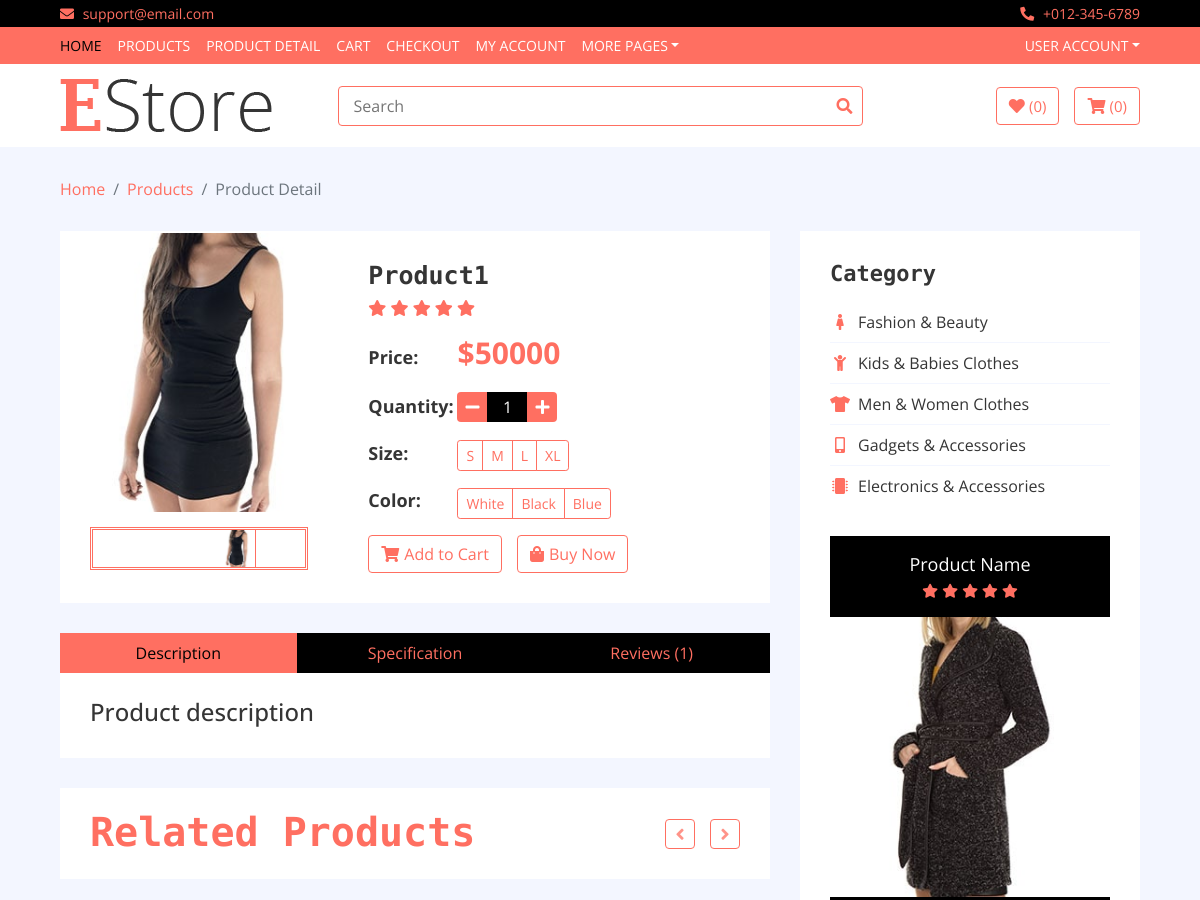
/details/Electronics (upper part), run on an earlier commit of the app's database.
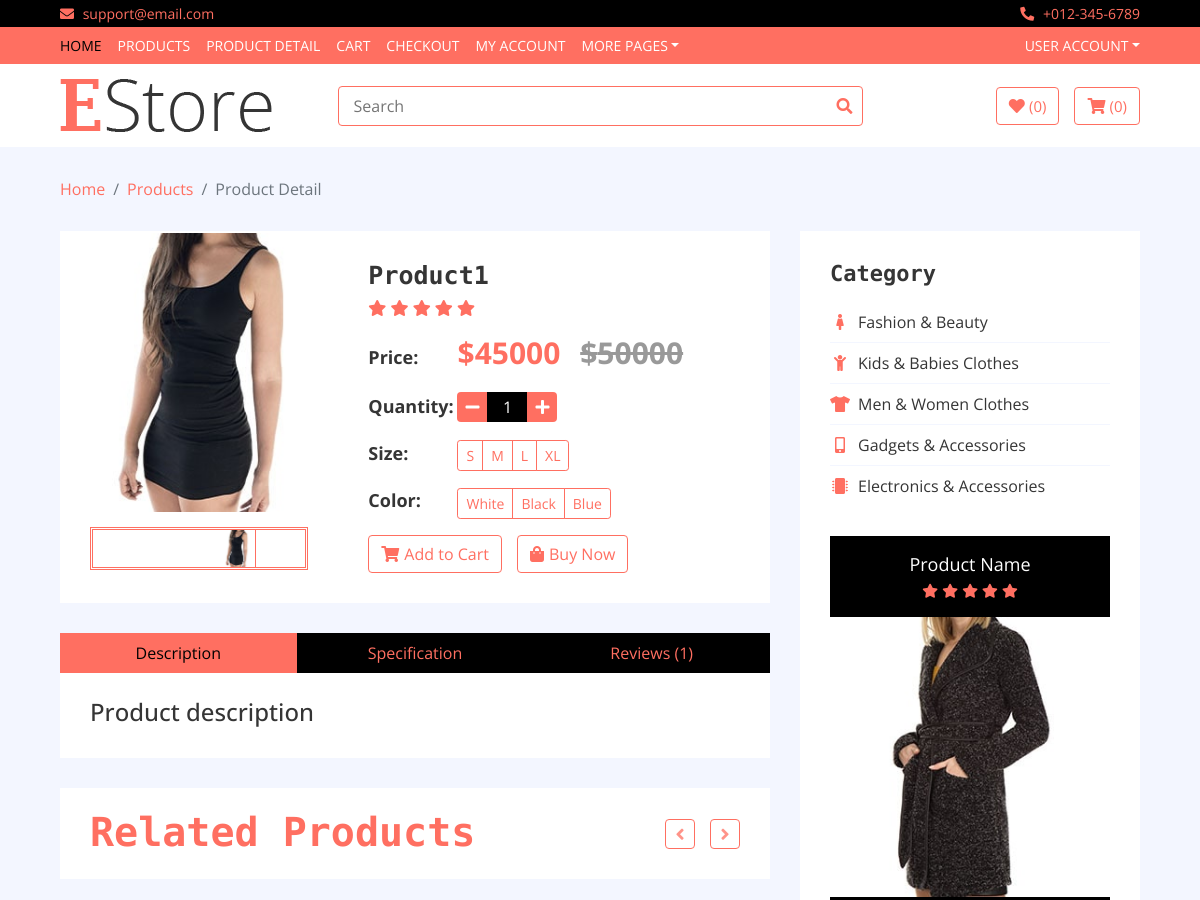
And on a later commit of the database.
### home/models.py (models this page shows, shortened)
class Product(models.Model):
    name = models.CharField(max_length=100)
    category = models.ForeignKey(Category,on_delete=models.CASCADE)
    brand = models.ForeignKey(Brand, on_delete = models.CASCADE)
    price = models.IntegerField()
    discounted_price = models.IntegerField()
    image = models.ImageField(upload_to='media')
    description = models.TextField(blank = True)
    specification = models.TextField(blank=True)
    slug = models.TextField()
    label = models.CharField(choices=LABEL,max_length=20)
    stock = models.CharField(choices=STOCK, max_length=20)

### home/views.py (the view)
# urls.py: path('details/<slug>', ProductDetailView.as_view(), name='details'),
class ProductDetailView(BaseView):
    def get(self,request,slug):
        self.views['product_details'] = Product.objects.filter(slug = slug)
        return render(request,'product-detail.html',self.views)

### templates/product-detail.html (shortened to what the changed rows need)
{% extends 'base.html' %}
{% load static %}
{% block content %}
        <div class="product-detail">
            <div class="container-fluid">
                <div class="row">
                    {% for product in product_details %}
                    <div class="col-lg-8">
                        <div class="product-detail-top">
                            <div class="row align-items-center">
                                <div class="col-md-5">
                                    <div class="product-slider-single normal-slider">
                                        <img src="{{product.image.url}}" alt="Product Image">
                                    </div>
                                    <div class="product-slider-single-nav normal-slider">
                                        <div class="slider-nav-img"><img src="{{product.image.url}}" alt="Product Image"></div>
                                    </div>
                                </div>
                                <div class="col-md-7">
                                    <div class="product-content">
                                        <div class="title"><h2>{{product.name}}</h2></div>
                                        <div class="ratting">
                                            <i class="fa fa-star"></i>
                                            <i class="fa fa-star"></i>
                                            <i class="fa fa-star"></i>
                                            <i class="fa fa-star"></i>
                                            <i class="fa fa-star"></i>
                                        </div>
                                        <div class="price">
                                            <h4>Price:</h4>
                                            {% if product.discounted_price > 0 %}
                                            <p>${{product.discounted_price}} <span>${{product.price}}</span></p>
                                            {% else %}
                                            <p>${{product.price}}</p>
                                            {% endif %}
                                        </div>
                                        <div class="quantity">
                                            <h4>Quantity:</h4>
                                            <div class="qty">
                                                <button class="btn-minus"><i class="fa fa-minus"></i></button>
                                                <input type="text" value="1">
                                                <button class="btn-plus"><i class="fa fa-plus"></i></button>
                                            </div>
                                        </div>
                                        <div class="p-size">
                                            <h4>Size:</h4>
                                            <div class="btn-group btn-group-sm">
                                                <button type="button" class="btn">S</button>
                                                <button type="button" class="btn">M</button>
                                                <button type="button" class="btn">L</button>
                                                <button type="button" class="btn">XL</button>
                                            </div>
                                        </div>
                                        <div class="p-color">
                                            <h4>Color:</h4>
                                            <div class="btn-group btn-group-sm">
                                                <button type="button" class="btn">White</button>
                                                <button type="button" class="btn">Black</button>
                                                <button type="button" class="btn">Blue</button>
                                            </div>
                                        </div>
                                        <div class="action">
                                            <a class="btn" href="#"><i class="fa fa-shopping-cart"></i>Add to Cart</a>
                                            <a class="btn" href="#"><i class="fa fa-shopping-bag"></i>Buy Now</a>
                                        </div>
                                    </div>
                                </div>
                            </div>
                        </div>
                        <div class="row product-detail-bottom">
                            <div class="col-lg-12">
                                <ul class="nav nav-pills nav-justified">
                                    <li class="nav-item">
                                        <a class="nav-link active" data-toggle="pill" href="#description">Description</a>
                                    </li>
                                    <li class="nav-item">
                                        <a class="nav-link" data-toggle="pill" href="#specification">Specification</a>
                                    </li>
                                    <li class="nav-item">
                                        <a class="nav-link" data-toggle="pill" href="#reviews">Reviews (1)</a>
                                    </li>
                                </ul>
                                <div class="tab-content">
                                    <div id="description" class="container tab-pane active">
                                        <h4>Product description</h4>
                                    </div>
                                </div>
                            </div>
                        </div>
                        <div class="product">
                            <div class="section-header">
                                <h1>Related Products</h1>
                            </div>
                        </div>
                    </div>
                    {% endfor %}
                    <div class="col-lg-4 sidebar">
                        <div class="sidebar-widget category">
                            <h2 class="title">Category</h2>
                        </div>
                    </div>
                </div>
            </div>
        </div>
{% endblock %}

What changed in the data, as far as the page shows it:
changed Product "Product1": discounted_price (not shown) → "45000"
